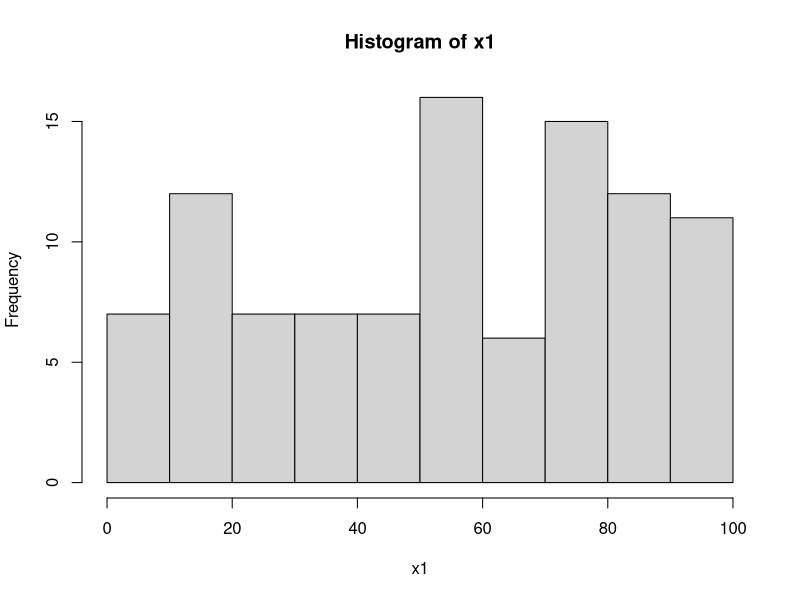
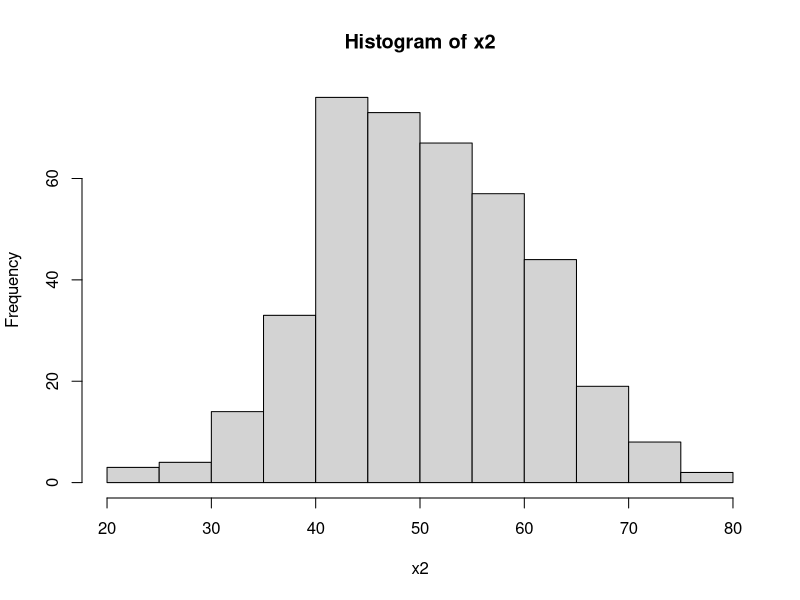

Source code (R) for these figures, in order: (Note: this script raises an error after producing the figures.)
x1 <- runif(100, min = 0, max = 100)
hist(x1)

x2 <- rnorm(400, mean = 50, sd = 10)
hist(x2)

EnvList[[1]]$temperature

x3 <- lapply(EnvList, function(x){return(x$temperature) })
x4 <- unlist(x3)
hist(x4)

x5 <- lapply(EnvList, function(x){return(x$nutrients) })
x6 <- unlist(x5)
hist(x6)


library(ggplot2)
qplot(x4, geom="histogram", xlab = 'number of organismis in one environment', main = 'Organism Growth', binwidth = 0.5) + theme(plot.title = element_text(hjust = 0.5))

########
x <- seq(0, 100, by = .1)

# Choose the mean as 2.5 and standard deviation as 0.5.
y <- dnorm(x, mean = 50, sd = 20)

plot(x,y)



gaussie <- function(x, mw, sd) {
  y = (1/(sd*sqrt(2*pi)))*exp(-((x-mw)^2/sd^2))
  return(y)
}

x = 50
mw = 50
sd = 10

gaussie(x, mw, sd)


log_func <- function(k) {
  c = 0.1
  d = 0.25
  mw = 40
  maxgrowth = 2
  y = maxgrowth/(1+c*exp(-(k-mw)*d))
  return(y)
}

xx <- seq(0,60, 0.01)
yy <- sapply(xx, log_func)
plot(xx, yy)
